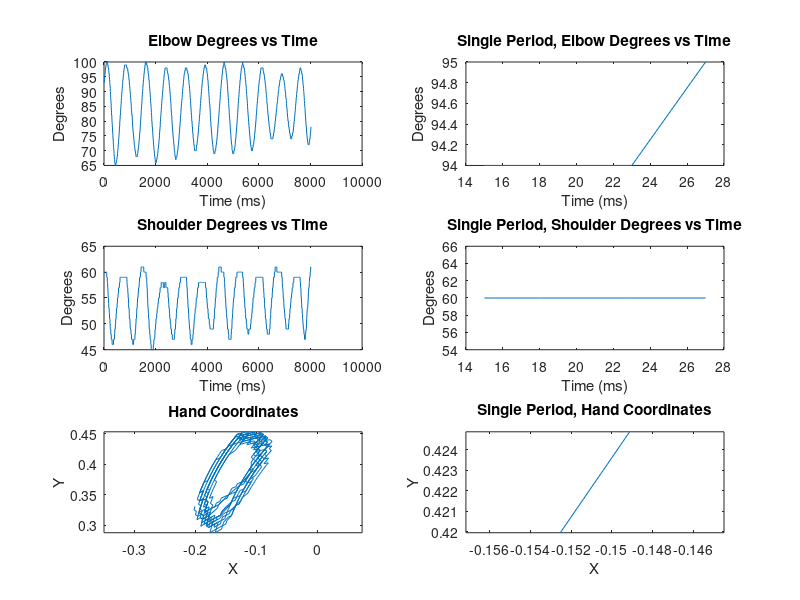

MATLAB code to generate this figure:
%% Single Data Set Inverse Kinematic Modeling
%  Last edited: May 1st, 2020
%  ME 18 Final Project
%  Libby Albanese and David Fricke

%% Initialize
close all
clear

l1 = .2635; %Length of upper segment, meters
l2 = .3429; %Length of lower segment, meters

%% Load and Assign Data
data=load('Test1.csv');

thetaElb = data(:,2); %Elbow angles, degrees
thetaSh  = data(:,1); %Shoulder angles, degrees
time     = data(:,4); %time, seconds 

%% Isolate one period
[pksElb,locs] = findpeaks(thetaElb);

periodElb = thetaElb(locs(1):locs(2)); % Elbow, degrees
periodSh  = thetaSh(locs(1):locs(2));  % Shoulder angle, degrees
timeNew   = time(locs(1):locs(2));     % time, seconds

%% Convert to real coordinates
xHand = l1 * cosd(thetaSh) + l2 * cosd((180-thetaElb)+thetaSh); %meters
yHand = l1 * sind(thetaSh) + l2 * sind((180-thetaElb)+thetaSh); %meters

%% Coordinates for one period
xHandPer = l1 * cosd(periodSh) + l2 * cosd((180-periodElb)+periodSh); %meters
yHandPer = l1 * sind(periodSh) + l2 * sind((180-periodElb)+periodSh); %meters

%% Plot
figure(1);

subplot(3,2,1);
plot(time,thetaElb);
title(strcat("Elbow Degrees vs Time"))
xlabel('Time (ms)') 
ylabel('Degrees')

subplot(3,2,3);
plot(time,thetaSh);
title("Shoulder Degrees vs Time")
xlabel('Time (ms)') 
ylabel('Degrees')

subplot(3,2,5);
plot(xHand,yHand)
axis equal
title('Hand Coordinates')
xlabel('X')
ylabel('Y')

subplot(3,2,2)
plot(timeNew, periodElb)
title("Single Period, Elbow Degrees vs Time")
xlabel('Time (ms)') 
ylabel('Degrees')

subplot(3,2,4)
plot(timeNew, periodSh)
title("Single Period, Shoulder Degrees vs Time")
xlabel('Time (ms)') 
ylabel('Degrees')

subplot(3,2,6)
plot(xHandPer,yHandPer)
axis equal
title('Single Period, Hand Coordinates')
xlabel('X')
ylabel('Y')
